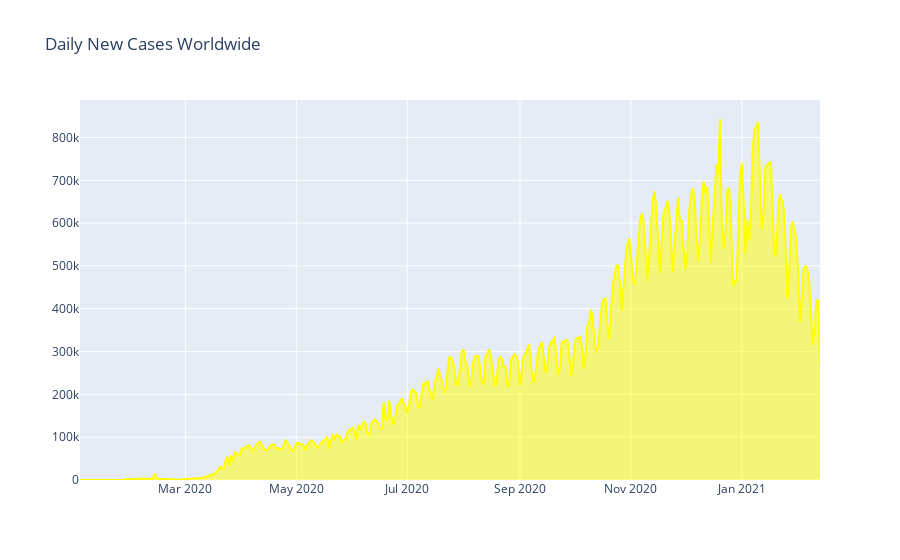

Notebook source saved alongside this figure:
### Code cell
plot3 = go.Figure()
plot3.add_trace(go.Scatter(x = df_dates.index, y = df_dates['New_cases'], fill = 'tonexty',
                          line_color = 'yellow'))
plot3.update_layout(title = 'Daily New Cases Worldwide')
plot3.show()

### Figure 1 — Plotly figure (JSON) as saved in the notebook; plotly's stock layout.template omitted (floating-point values rounded to 4 significant figures; data arrays with more than 128 entries replaced by an {"elided": "..."} marker saying what was removed)
{"data": [{"fill": "tonexty", "line": {"color": "yellow"}, "type": "scatter", "x": {"elided": "408 str values"}, "y": {"elided": "408 int values"}}], "layout": {"title": {"text": "Daily New Cases Worldwide"}}}
